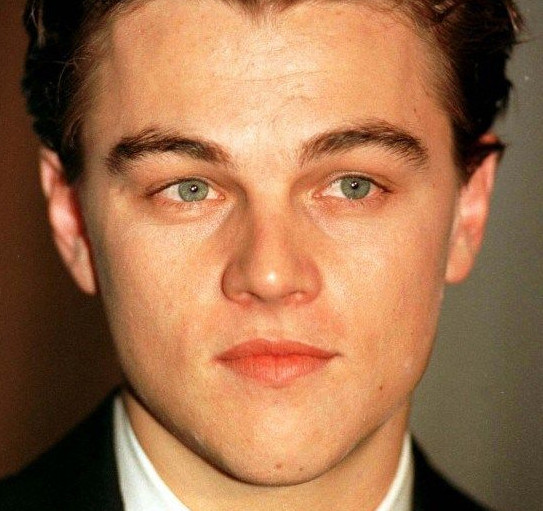
//> input picture examples/decaprio1.jpg, 543 x 511 px
$ ./example   (built with g++ and OpenCV 4)
//> lines starting //> are read from the running program, lines starting //| are printed output that depends on the picture
### inc/subdiv2D_index.h
#pragma once

#include <opencv4/opencv2/imgproc.hpp>

class Subdiv2DIndex : public cv::Subdiv2D {
 public:
  Subdiv2DIndex(cv::Rect rectangle);

  // Source code of Subdiv2D:
  // https://github.com/opencv/opencv/blob/master/modules/imgproc/src/subdivision2d.cpp#L762
  // The implementation tweaks getTrianglesList() so that only the indice of the
  // triangle inside the image are returned
  void getTrianglesIndices(std::vector<cv::Vec3i>& traingleIndexes) const;
};

### inc/face_landmark_detection.h
#include <opencv4/opencv2/face.hpp>
#include <opencv4/opencv2/opencv.hpp>

class FaceLandmarkDetection {
 public:
  static FaceLandmarkDetection& get();

  std::vector<cv::Point2f> getFacialLandmarks(cv::Mat image);

 private:
  FaceLandmarkDetection();
  cv::Ptr<cv::face::Facemark> facemark;
  cv::CascadeClassifier faceDetector;
};

### inc/face_morphing.h
#include <opencv4/opencv2/highgui/highgui.hpp>
#include <opencv4/opencv2/imgproc/imgproc.hpp>

class FaceMorphing {
 public:
  FaceMorphing();

  cv::Mat morphFace(cv::Mat src, cv::Mat dest, double alpha);

  // rate should be between 0 and 1. Rate is the progress rate of face morphing
  // from source to destination.
  void writeFaceMorphingVideo(cv::Mat src, cv::Mat dest, float rate);

 protected:
  void applyAffineTransform(cv::Mat& warpImage,
                            cv::Mat& src,
                            std::vector<cv::Point2f>& srcTri,
                            std::vector<cv::Point2f>& dstTri);
  void morphTriangle(cv::Mat& img1,
                     cv::Mat& img2,
                     cv::Mat& img,
                     std::vector<cv::Point2f>& t1,
                     std::vector<cv::Point2f>& t2,
                     std::vector<cv::Point2f>& t,
                     double alpha);

  void getDelaunyTrianglesIndexes(cv::Size imageSize,
                                  std::vector<cv::Point2f> points,
                                  std::vector<cv::Vec3i>& triangleIndexes);

  void drawPoints(cv::Mat img, std::vector<cv::Point2f> points);
  void draw_delaunay(cv::Mat img,
                     std::vector<cv::Point2f> points,
                     std::vector<cv::Vec3i> triangles);
};

### face_landmark_detection.cc
#include "face_landmark_detection.h"

/*
Derived from:
https://github.com/spmallick/learnopencv/tree/master/FaceMorph
https://www.learnopencv.com/face-morph-using-opencv-cpp-python/
*/
FaceLandmarkDetection::FaceLandmarkDetection() {
  faceDetector = cv::CascadeClassifier("../haarcascade_frontalface_alt2.xml");
  facemark = cv::face::FacemarkLBF::create();
  facemark->loadModel("../lbfmodel.yaml");
}

FaceLandmarkDetection& FaceLandmarkDetection::get() {
  static FaceLandmarkDetection instance;
  return instance;
}

// [34 lines left out: function getFacialLandmarks, not called in this run]

### face_morphing.cc
#include "face_morphing.h"

#include "face_landmark_detection.h"
#include "subdiv2D_index.h"

FaceMorphing::FaceMorphing() {}

// Draw delaunay triangles
// [57 lines left out: functions draw_delaunay, drawPoints, checkBoundary, getDelaunyTrianglesIndexes, not called in this run]

/*
Derived from:
https://github.com/spmallick/learnopencv/tree/master/FaceMorph
https://www.learnopencv.com/face-morph-using-opencv-cpp-python/
*/
// Apply affine transform calculated using srcTri and dstTri to src
// [11 lines left out: function applyAffineTransform, not called in this run]

/*
Derived from:
https://github.com/spmallick/learnopencv/tree/master/FaceMorph
https://www.learnopencv.com/face-morph-using-opencv-cpp-python/
*/
// Warps and alpha blends triangular regions from img1 and img2 to img
// [47 lines left out: function morphTriangle, not called in this run]

cv::Mat FaceMorphing::morphFace(cv::Mat src, cv::Mat dest, double alpha) {
  if (src.size() != dest.size()) {
    std::cout << "WARN src and dest image sizes are not same !!!" << std::endl;
    if (src.size().area() > dest.size().area()) {
      std::cout << "INFO resizing src to be of same size as dest" << std::endl;
      cv::resize(src, src, dest.size(), cv::INTER_LINEAR);
    } else {
      std::cout << "INFO resizing dest to be of same size as src" << std::endl;
      cv::resize(dest, dest, src.size(), cv::INTER_LINEAR);
    }
  }

  cv::Mat imgMorph = cv::Mat::zeros(src.size(), CV_8UC3);

  std::vector<cv::Point2f> srcPoints =
      FaceLandmarkDetection::get().getFacialLandmarks(src);
  std::vector<cv::Point2f> destPoints =
      FaceLandmarkDetection::get().getFacialLandmarks(dest);
  std::vector<cv::Point2f> interimPoints;
  for (int i = 0; i < srcPoints.size(); i++) {
    float x, y;
    x = (1 - alpha) * srcPoints[i].x + alpha * destPoints[i].x;
    y = (1 - alpha) * srcPoints[i].y + alpha * destPoints[i].y;
    interimPoints.push_back(cv::Point2f(x, y));
  }

  // drawPoints(src, srcPoints);
  // drawPoints(dest, destPoints);

  // add corners and mid-corner points
  /* o.......o.......o
     .................
     .................
     o...............o
     .................
     .................
     o.......o.......o
  */
  std::vector<cv::Point2f> boundary_points;
  boundary_points.push_back(cv::Point2f(0, 0));
  boundary_points.push_back(cv::Point2f(src.cols / 2, 0));
  boundary_points.push_back(cv::Point2f(src.cols - 1, 0));
  boundary_points.push_back(cv::Point2f(src.cols - 1, src.rows / 2));
  boundary_points.push_back(cv::Point2f(src.cols - 1, src.rows - 1));
  boundary_points.push_back(cv::Point2f(src.cols / 2, src.rows - 1));
  boundary_points.push_back(cv::Point2f(0, src.rows - 1));
  boundary_points.push_back(cv::Point2f(0, src.rows / 2));

  for (int i = 0; i < boundary_points.size(); i++) {
    srcPoints.push_back(boundary_points[i]);
    destPoints.push_back(boundary_points[i]);
    interimPoints.push_back(boundary_points[i]);
  }

  std::vector<cv::Vec3i> triangles;
  getDelaunyTrianglesIndexes(src.size(), srcPoints, triangles);

  // draw_delaunay(src, srcPoints, triangles);
  // draw_delaunay(dest, destPoints, triangles);

  std::vector<cv::Point2f> src_t, dest_t, interim_t;
  for (int i = 0; i < triangles.size(); i++) {
    src_t.clear();
    dest_t.clear();
    interim_t.clear();
    for (int j = 0; j < 3; j++) {
      src_t.push_back(srcPoints[triangles[i][j]]);
      dest_t.push_back(destPoints[triangles[i][j]]);
      interim_t.push_back(interimPoints[triangles[i][j]]);
    }
    morphTriangle(src, dest, imgMorph, src_t, dest_t, interim_t, alpha);
  }

  return imgMorph;
}

void FaceMorphing::writeFaceMorphingVideo(cv::Mat src,
                                          cv::Mat dest,
                                          float rate) {
  // resizing images to match lowest area among two.
  if (src.size() != dest.size()) {
    std::cout << "WARN src and dest image sizes are not same !!!" << std::endl;
    if (src.size().area() > dest.size().area()) {
      std::cout << "INFO resizing src to be of same size as dest" << std::endl;
      cv::resize(src, src, dest.size(), cv::INTER_LINEAR);
    } else {
      std::cout << "INFO resizing dest to be of same size as src" << std::endl;
      cv::resize(dest, dest, src.size(), cv::INTER_LINEAR);
    }
  }
  cv::VideoWriter video("morphing_gif.avi",
                        cv::VideoWriter::fourcc('M', 'J', 'P', 'G'), 30,
                        cv::Size(src.cols, src.rows));

  int static_frames = 20;
  float alpha = 0.f;
  // beginning
  for (int i = 0; i < static_frames; i++) {
    cv::Mat morphedImage = morphFace(src, dest, alpha);
    video.write(morphedImage);
  }

  for (; alpha <= 1.0; alpha = alpha + rate) {
    cv::Mat morphedImage = morphFace(src, dest, alpha);
    video.write(morphedImage);
  }

  for (int i = 0; i < static_frames; i++) {
    cv::Mat morphedImage = morphFace(src, dest, alpha);
    video.write(morphedImage);
  }

  video.release();
}

### examples/example.cc
#include <iostream>
#include <memory>

#include "face_morphing.h"

int main() {
  cv::Mat decaprio1 = cv::imread("../examples/decaprio1.jpg");
//> decaprio1 is the input picture: 511 rows x 543 cols, CV_8UC3; mean B, G, R 76.9, 111.5, 159.3
  cv::Mat decaprio2 = cv::imread("../examples/decaprio2.jpg");
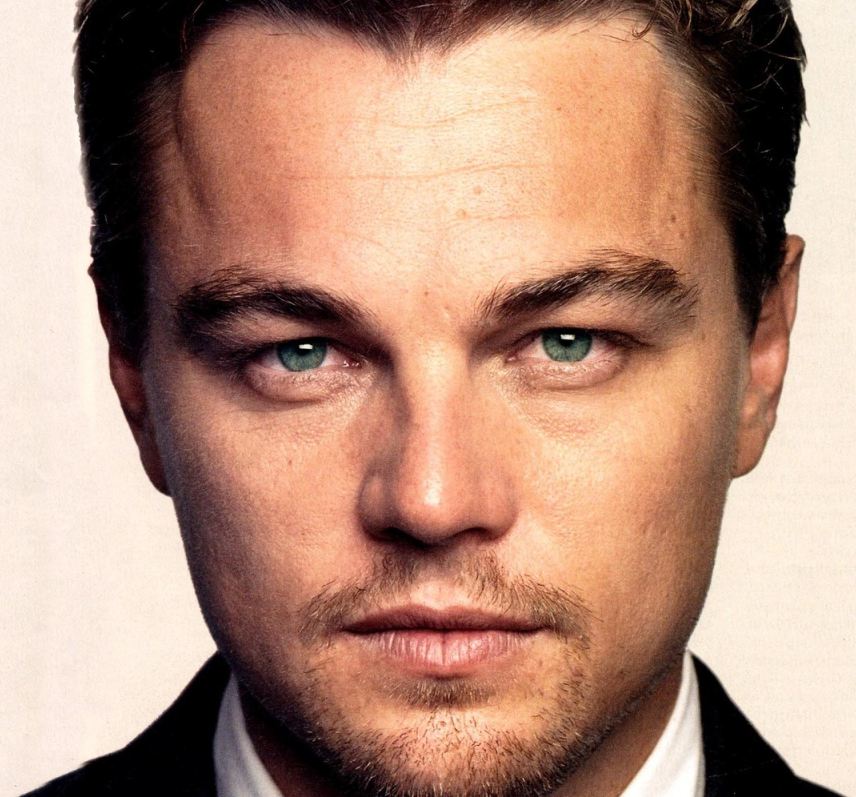
//> input picture examples/decaprio2.jpg, 1712 x 1594 px (shown at 1/2 size)
//> decaprio2 is the input picture: 1594 rows x 1712 cols, CV_8UC3; mean B, G, R 121.9, 140.5, 178.5

  std::shared_ptr<FaceMorphing> faceMorphing = std::make_shared<FaceMorphing>();
  faceMorphing->writeFaceMorphingVideo(decaprio1, decaprio2, 0.015);
//> in writeFaceMorphingVideo, `cv::resize(dest, dest, src.size(), cv::INTER_LINEAR);`:
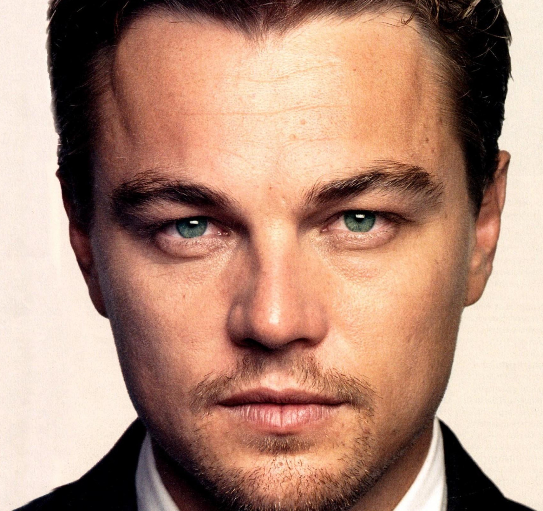
//> dest: 511 rows x 543 cols, CV_8UC3; mean B, G, R 121.8, 140.4, 178.4
//> (the run ends here: the program stops with an error, at `facemark->loadModel("../lbfmodel.yaml");`)
